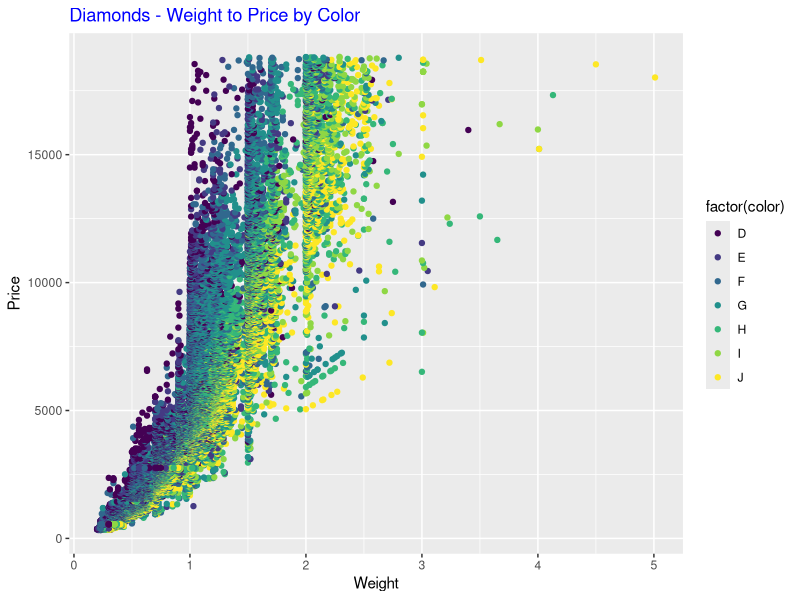
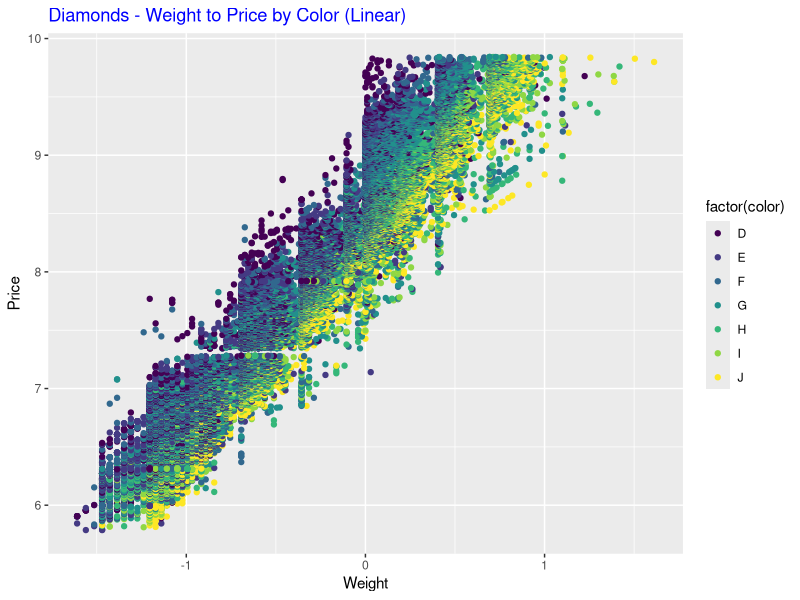
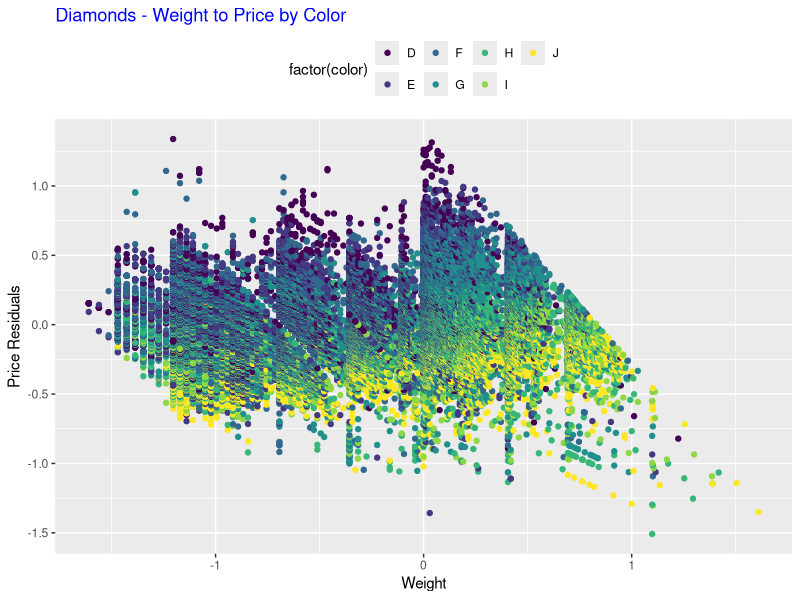
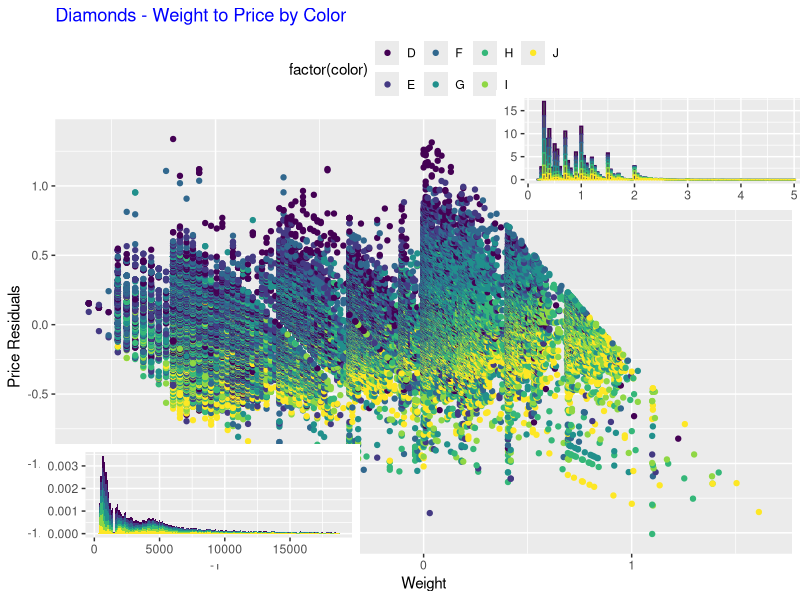

Here is the R script that generated these plots, in order:
library(ggplot2)
  # install.packages("grid")
library(grid)
  # We need two packages above to finish questions

#2
ggplot(diamonds,aes(carat,price,color=factor(color)))+geom_point()+labs(
  title="Diamonds - Weight to Price by Color",x='Weight',y='Price')+
  theme(plot.title=element_text(colour='blue'))
  # plot data,carat=x-axis,price=y-axis,use 'color' as colur, and make a scatter point graph
  # add title name and x-y axis name
  # change title color to blue as sample shows



#3
ggplot(diamonds,aes(log(carat),log(price),color=factor(color)))+geom_point()+
  labs(title="Diamonds - Weight to Price by Color (Linear)",x='Weight',y='Price')+
  theme(plot.title=element_text(colour='blue'))
  # same as question 1 but use log(data) as input to remove non-linearity

#4
diamonds_lm = lm(log(price) ~ log(carat), diamonds) 
  # use linear regression function to sort data and use log(price) and residual price as input data
ggplot(diamonds,aes(log(carat), resid(diamonds_lm),color=factor(color)))+geom_point()+
  labs(title="Diamonds - Weight to Price by Color",x='Weight',y='Price Residuals')+
  theme(plot.title=element_text(colour='blue'),legend.position="top")
  # plot a scatter graph and add title names
  # re-position legend "factor(color)" to the top

#5
hist_carat <- ggplot(diamonds,aes(carat,colour=factor(color)))+geom_histogram(aes(y=..density..),binwidth=0.05) +
              theme(axis.title.x=element_blank(),axis.title.y=element_blank(),legend.position='none')
hist_price <- ggplot(diamonds,aes(price,fill=factor(color)))+geom_histogram(aes(y=..density..),binwidth=100) +
              theme(axis.title.x=element_blank(),axis.title.y=element_blank(),legend.position='none')
  # make two density histograms and name them as hist_carat and hist_price
  # take off axis name and 'factor(color)' as sample figure shows
diamonds_lm = lm(log(price) ~ log(carat), diamonds) 
ggplot(diamonds,aes(log(carat), resid(diamonds_lm),color=factor(color)))+geom_point()+
  labs(title="Diamonds - Weight to Price by Color",x='Weight',y='Price Residuals')+
  theme(plot.title=element_text(colour='blue'),legend.position='top')
  # repeat steps in #4 again to make background graph
vp1 <- viewport(w=0.4,h=0.2,x=0.25,y=0.16)
  # define the position of hist_price
vp2 <- viewport(w=0.4,h=0.2,x=0.82,y=0.75)
  # define the position of hist_carat
print(hist_price, vp = vp1)
print(hist_carat, vp = vp2)
  # place hist_price on position vp1, and hist_carat on position vp2

